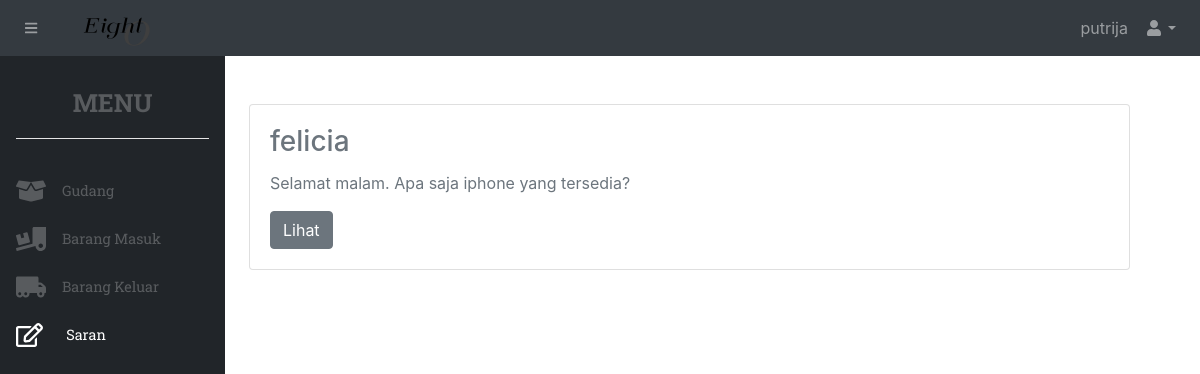
Screenshot of /stockbarang/saran.php (signed in) with the database file from the repository.
### tables this page shows
CREATE TABLE `saran` (
  `idsaran` int(50) NOT NULL,
  `iduser` int(50) NOT NULL,
  `isi` text NOT NULL,
  `waktu` varchar(255) NOT NULL,
  `tujuan` varchar(255) NOT NULL,
  `level` varchar(255) NOT NULL
);

CREATE TABLE `akun` (
  `id` int(20) NOT NULL,
  `username` varchar(20) NOT NULL,
  `email` varchar(100) NOT NULL,
  `password` text NOT NULL,
  `level` varchar(5) NOT NULL,
  `code` varchar(255) NOT NULL
);

### stockbarang/saran.php (the view, shortened to what this page needs)
<?php
    include "include/header.php";
?>
<?php
$ambil = $koneksi -> query("SELECT * FROM saran JOIN akun ON saran.iduser = akun.id ORDER BY waktu DESC");
$sudahada = [];
while ($pecah = $ambil -> fetch_assoc()) { ?>
<div style="width: 100%;" class="mt-5">
    <?php if(!in_array($pecah['username'], $sudahada)&&($pecah['level']!='admin')) : ?>
    <div style="width: 100%;" class="">
        <div style="width: 95%;" class="card">
            <div class="card-body">
                <h3 class="card-title"><?php echo $pecah['username'] ?></h3>
                <p class="card-text"><?php echo $pecah['isi'] ?></p>
                <a href="saran.php?id=<?php echo $pecah['id'] ?>&balas=true" class="btn btn-secondary" style="text-decoration: none;">Lihat</a>
            </div>
        </div>
    </div>
    <?php else: ?>
    <?php endif; ?>
    <?php $sudahada[] = $pecah['username']; ?>
</div>
<?php } ?>
<?php
    include "include/footer.php";
?>

### rows the page displays
saran: iduser.username "felicia", isi "Selamat malam. Apa saja iphone yang tersedia?"

### other values shown
$_SESSION[username] "putrija"
